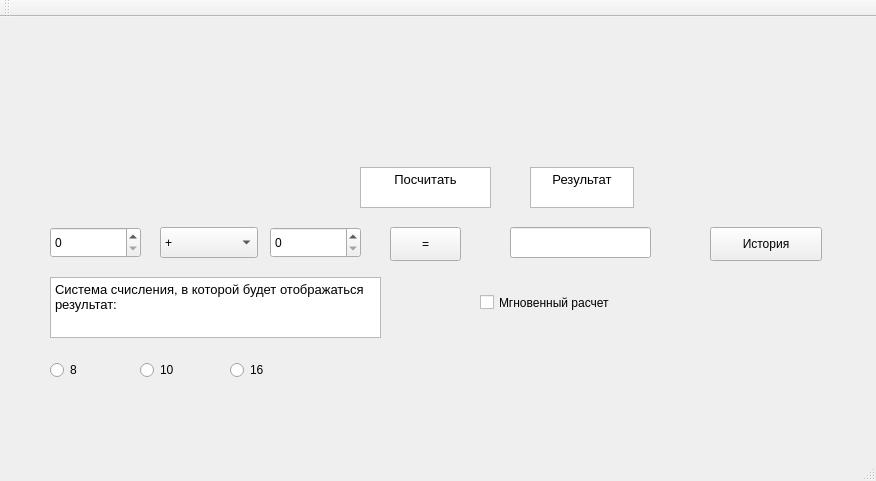
<?xml version="1.0" encoding="UTF-8"?>
<ui version="4.0">
 <class>Calculator</class>
 <widget class="QMainWindow" name="Calculator">
  <property name="geometry">
   <rect>
    <x>0</x>
    <y>0</y>
    <width>876</width>
    <height>481</height>
   </rect>
  </property>
  <property name="windowTitle">
   <string>Calculator</string>
  </property>
  <widget class="QWidget" name="centralWidget">
   <widget class="QSpinBox" name="spinBox">
    <property name="geometry">
     <rect>
      <x>50</x>
      <y>210</y>
      <width>91</width>
      <height>31</height>
     </rect>
    </property>
   </widget>
   <widget class="QSpinBox" name="spinBox_2">
    <property name="geometry">
     <rect>
      <x>270</x>
      <y>210</y>
      <width>91</width>
      <height>31</height>
     </rect>
    </property>
   </widget>
   <widget class="QComboBox" name="comboBox">
    <property name="geometry">
     <rect>
      <x>160</x>
      <y>210</y>
      <width>98</width>
      <height>31</height>
     </rect>
    </property>
    <item>
     <property name="text">
      <string>+</string>
     </property>
    </item>
    <item>
     <property name="text">
      <string>-</string>
     </property>
    </item>
    <item>
     <property name="text">
      <string>/</string>
     </property>
    </item>
    <item>
     <property name="text">
      <string>*</string>
     </property>
    </item>
   </widget>
   <widget class="QRadioButton" name="radioButton">
    <property name="geometry">
     <rect>
      <x>50</x>
      <y>340</y>
      <width>61</width>
      <height>26</height>
     </rect>
    </property>
    <property name="text">
     <string>8</string>
    </property>
   </widget>
   <widget class="QRadioButton" name="radioButton_2">
    <property name="geometry">
     <rect>
      <x>140</x>
      <y>340</y>
      <width>61</width>
      <height>26</height>
     </rect>
    </property>
    <property name="text">
     <string>10</string>
    </property>
   </widget>
   <widget class="QRadioButton" name="radioButton_3">
    <property name="geometry">
     <rect>
      <x>230</x>
      <y>340</y>
      <width>61</width>
      <height>26</height>
     </rect>
    </property>
    <property name="text">
     <string>16</string>
    </property>
   </widget>
   <widget class="QPushButton" name="pushButton">
    <property name="geometry">
     <rect>
      <x>390</x>
      <y>210</y>
      <width>71</width>
      <height>34</height>
     </rect>
    </property>
    <property name="text">
     <string>=</string>
    </property>
   </widget>
   <widget class="QTextEdit" name="textEdit">
    <property name="geometry">
     <rect>
      <x>360</x>
      <y>150</y>
      <width>131</width>
      <height>41</height>
     </rect>
    </property>
    <property name="html">
     <string>&lt;!DOCTYPE HTML PUBLIC &quot;-//W3C//DTD HTML 4.0//EN&quot; &quot;http://www.w3.org/TR/REC-html40/strict.dtd&quot;&gt;
&lt;html&gt;&lt;head&gt;&lt;meta name=&quot;qrichtext&quot; content=&quot;1&quot; /&gt;&lt;style type=&quot;text/css&quot;&gt;
p, li { white-space: pre-wrap; }
&lt;/style&gt;&lt;/head&gt;&lt;body style=&quot; font-family:'MS Shell Dlg 2'; font-size:8.25pt; font-weight:400; font-style:normal;&quot;&gt;
&lt;p align=&quot;center&quot; style=&quot; margin-top:0px; margin-bottom:0px; margin-left:0px; margin-right:0px; -qt-block-indent:0; text-indent:0px;&quot;&gt;&lt;span style=&quot; font-family:'Times New Roman,serif'; font-size:10pt;&quot;&gt;Посчитать&lt;/span&gt;&lt;/p&gt;&lt;/body&gt;&lt;/html&gt;</string>
    </property>
   </widget>
   <widget class="QTextEdit" name="textEdit_2">
    <property name="geometry">
     <rect>
      <x>530</x>
      <y>150</y>
      <width>104</width>
      <height>41</height>
     </rect>
    </property>
    <property name="html">
     <string>&lt;!DOCTYPE HTML PUBLIC &quot;-//W3C//DTD HTML 4.0//EN&quot; &quot;http://www.w3.org/TR/REC-html40/strict.dtd&quot;&gt;
&lt;html&gt;&lt;head&gt;&lt;meta name=&quot;qrichtext&quot; content=&quot;1&quot; /&gt;&lt;style type=&quot;text/css&quot;&gt;
p, li { white-space: pre-wrap; }
&lt;/style&gt;&lt;/head&gt;&lt;body style=&quot; font-family:'MS Shell Dlg 2'; font-size:8.25pt; font-weight:400; font-style:normal;&quot;&gt;
&lt;p align=&quot;center&quot; style=&quot; margin-top:0px; margin-bottom:0px; margin-left:0px; margin-right:0px; -qt-block-indent:0; text-indent:0px;&quot;&gt;&lt;span style=&quot; font-family:'Times New Roman,serif'; font-size:10pt;&quot;&gt;Результат&lt;/span&gt;&lt;/p&gt;&lt;/body&gt;&lt;/html&gt;</string>
    </property>
   </widget>
   <widget class="QPushButton" name="pushButton_2">
    <property name="geometry">
     <rect>
      <x>710</x>
      <y>210</y>
      <width>112</width>
      <height>34</height>
     </rect>
    </property>
    <property name="text">
     <string>История</string>
    </property>
   </widget>
   <widget class="QTextEdit" name="textEdit_3">
    <property name="geometry">
     <rect>
      <x>50</x>
      <y>260</y>
      <width>331</width>
      <height>61</height>
     </rect>
    </property>
    <property name="html">
     <string>&lt;!DOCTYPE HTML PUBLIC &quot;-//W3C//DTD HTML 4.0//EN&quot; &quot;http://www.w3.org/TR/REC-html40/strict.dtd&quot;&gt;
&lt;html&gt;&lt;head&gt;&lt;meta name=&quot;qrichtext&quot; content=&quot;1&quot; /&gt;&lt;style type=&quot;text/css&quot;&gt;
p, li { white-space: pre-wrap; }
&lt;/style&gt;&lt;/head&gt;&lt;body style=&quot; font-family:'MS Shell Dlg 2'; font-size:8.25pt; font-weight:400; font-style:normal;&quot;&gt;
&lt;p style=&quot; margin-top:12px; margin-bottom:12px; margin-left:0px; margin-right:0px; -qt-block-indent:0; text-indent:0px;&quot;&gt;&lt;span style=&quot; font-family:'Times New Roman,serif'; font-size:10pt;&quot;&gt;Система счисления, в которой будет отображаться результат:&lt;/span&gt;&lt;span style=&quot; font-size:10pt;&quot;&gt; &lt;/span&gt;&lt;/p&gt;&lt;/body&gt;&lt;/html&gt;</string>
    </property>
   </widget>
   <widget class="QLineEdit" name="lineEdit">
    <property name="geometry">
     <rect>
      <x>510</x>
      <y>210</y>
      <width>141</width>
      <height>31</height>
     </rect>
    </property>
   </widget>
   <widget class="QCheckBox" name="checkBox">
    <property name="geometry">
     <rect>
      <x>480</x>
      <y>270</y>
      <width>191</width>
      <height>31</height>
     </rect>
    </property>
    <property name="text">
     <string>Мгновенный расчет</string>
    </property>
   </widget>
  </widget>
  <widget class="QMenuBar" name="menuBar">
   <property name="geometry">
    <rect>
     <x>0</x>
     <y>0</y>
     <width>876</width>
     <height>30</height>
    </rect>
   </property>
  </widget>
  <widget class="QToolBar" name="mainToolBar">
   <attribute name="toolBarArea">
    <enum>TopToolBarArea</enum>
   </attribute>
   <attribute name="toolBarBreak">
    <bool>false</bool>
   </attribute>
  </widget>
  <widget class="QStatusBar" name="statusBar"/>
 </widget>
 <layoutdefault spacing="6" margin="11"/>
 <resources/>
 <connections/>
</ui>
